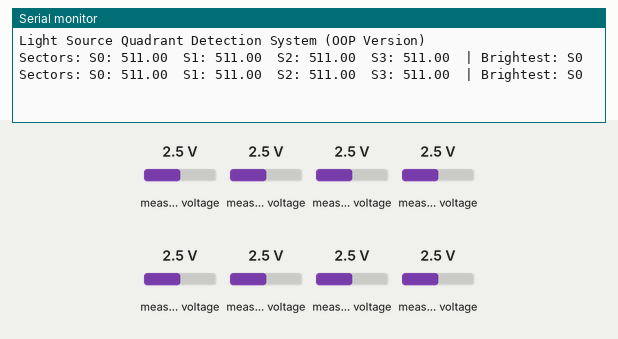
The sketch below on a simulated Arduino Uno, built with avr-gcc and run on an emulated ATmega328P. Shown: the last lines printed to the serial monitor. The test bench sets the inputs (shaded band); at power-on: measured voltage 2.5 V.

Above: at 1.8 s.
1.9 s: measured voltage (sensor 200) set to 0.1 V
At 2.9 s:
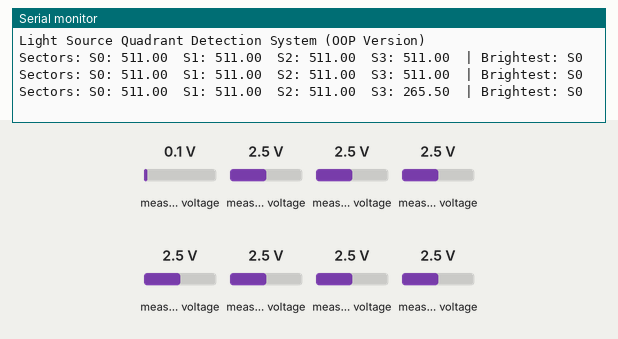
3.4 s: measured voltage (sensor 201) set to 0.1 V
At 4.6 s:
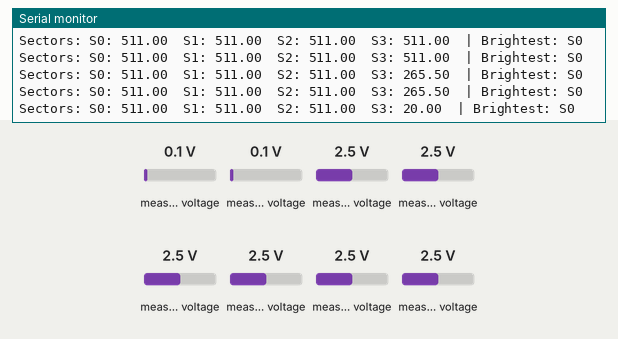
4.9 s: measured voltage (sensor 202) set to 0.1 V
At 5.7 s:
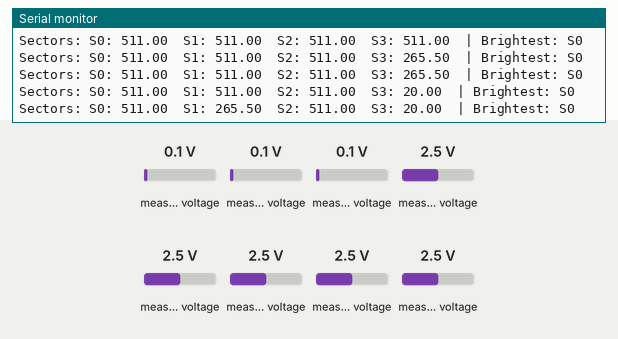
6.4 s: measured voltage (sensor 203) set to 0.1 V
At 7.7 s:
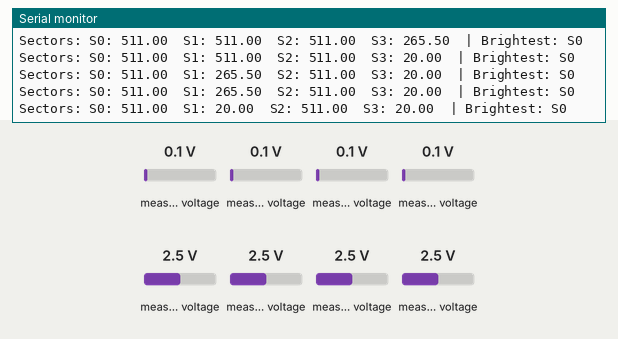
7.9 s: measured voltage (sensor 204) set to 0.1 V
At 8.9 s:
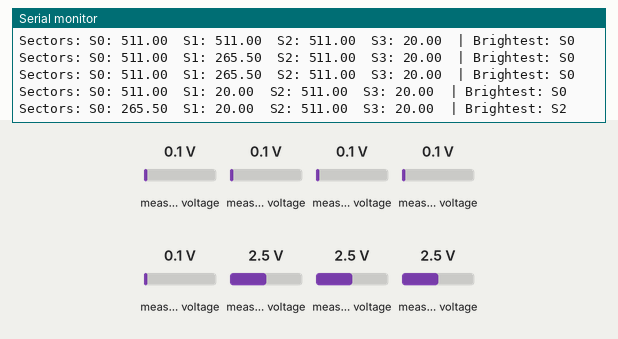
9.4 s: measured voltage (sensor 205) set to 0.1 V
At 11.0 s:
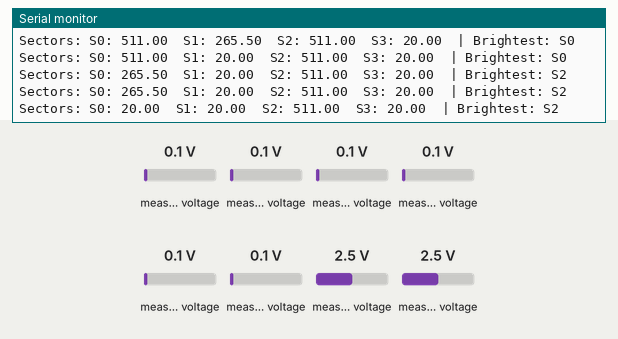
Timing chart, 0 to 11.9 s (numbered marks = the images above; inputs shaded):
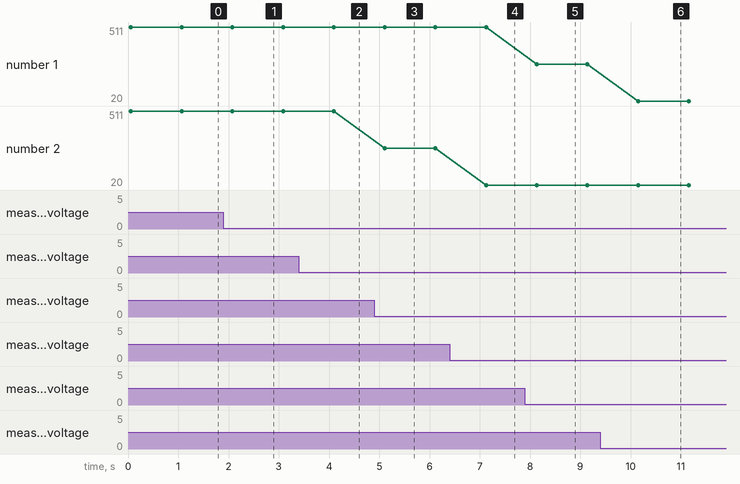

The sketch:

FuenteLuminosaClases.ino
```cpp
#include "LightSensorArray.h"

// Configure threshold here
LightSensorArray sensorArray(800.0);

void setup() {
    Serial.begin(9600);
    while (!Serial);

    Serial.println("Light Source Quadrant Detection System (OOP Version)");

    sensorArray.begin();
}

void loop() {
    sensorArray.readSectors();

    uint8_t brightest = sensorArray.getBrightestSector();

    // Print readings
    Serial.print("Sectors: ");
    for (uint8_t i = 0; i < LightSensorArray::NUM_SECTORS; i++) {
        Serial.print("S");
        Serial.print(i);
        Serial.print(": ");
        Serial.print(sensorArray.getSectorValue(i));
        Serial.print("  ");
    }

    Serial.print("| Brightest: S");
    Serial.print(brightest);

    if (sensorArray.hasArrivedToDestination()) {
        Serial.print("  --> ARRIVED TO DESTINY!!");
    }

    Serial.println();
    delay(1000);
}
```

LightSensorArray.cpp
```cpp
#include "LightSensorArray.h"

// Channel pairs for each sector
const uint8_t LightSensorArray::sectorChannels[NUM_SECTORS][2] = {
    {4, 5}, // Sector 0
    {2, 3}, // Sector 1
    {6, 7}, // Sector 2
    {0, 1}  // Sector 3
};

LightSensorArray::LightSensorArray(float lightThreshold)
    : threshold(lightThreshold) {
  // Initialize sector values
  for (uint8_t i = 0; i < NUM_SECTORS; i++) {
    sectorValues[i] = 0;
  }
}

void LightSensorArray::begin() { adc.begin(); }

void LightSensorArray::readSectors() {
  for (uint8_t i = 0; i < NUM_SECTORS; i++) {
    uint16_t a = adc.readADC(sectorChannels[i][0]);
    uint16_t b = adc.readADC(sectorChannels[i][1]);
    sectorValues[i] = (a + b) / 2.0;
  }
}

uint8_t LightSensorArray::getBrightestSector() const {
  uint8_t brightest = 0;
  float maxValue = sectorValues[0];

  for (uint8_t i = 1; i < NUM_SECTORS; i++) {
    if (sectorValues[i] > maxValue) {
      maxValue = sectorValues[i];
      brightest = i;
    }
  }

  return brightest;
}

bool LightSensorArray::hasArrivedToDestination() const {
  uint8_t brightest = getBrightestSector();
  return sectorValues[brightest] >= threshold;
}

float LightSensorArray::getSectorValue(uint8_t sectorIndex) const {
  if (sectorIndex >= NUM_SECTORS) {
    return -1; // invalid index
  }
  return sectorValues[sectorIndex];
}
```

LightSensorArray.h
```cpp
#ifndef LIGHT_SENSOR_ARRAY_H
#define LIGHT_SENSOR_ARRAY_H

#include "Adafruit_MCP3008.h"
#include <Arduino.h>

class LightSensorArray {
public:
  static const uint8_t NUM_SECTORS = 4;

  // Constructor: receives threshold value
  LightSensorArray(float lightThreshold);

  // Initializes MCP3008
  void begin();

  // Reads and updates sector values
  void readSectors();

  // Returns index of sector with highest light intensity
  uint8_t getBrightestSector() const;

  // Returns true if brightest sector meets or exceeds threshold
  bool hasArrivedToDestination() const;

  // Returns last read intensity value for a given sector
  float getSectorValue(uint8_t sectorIndex) const;

private:
  Adafruit_MCP3008 adc;
  float sectorValues[NUM_SECTORS];
  float threshold;

  // MCP3008 channel mapping (each sector uses 2 channels)
  static const uint8_t sectorChannels[NUM_SECTORS][2];
};

#endif
```

Measured:
- after the input at 1.9 s, the serial monitor: prints a new line after 0.18 s (image 1)
- after the input at 3.4 s, the serial monitor: prints a new line after 0.70 s (image 2)
- after the input at 4.9 s, the serial monitor: prints a new line after 0.21 s (image 3)
- after the input at 6.4 s, the serial monitor: prints a new line after 0.73 s (image 4)
- after the input at 7.9 s, the serial monitor: prints a new line after 0.23 s (image 5)
- after the input at 9.4 s, the serial monitor: prints a new line after 0.75 s (image 6)
